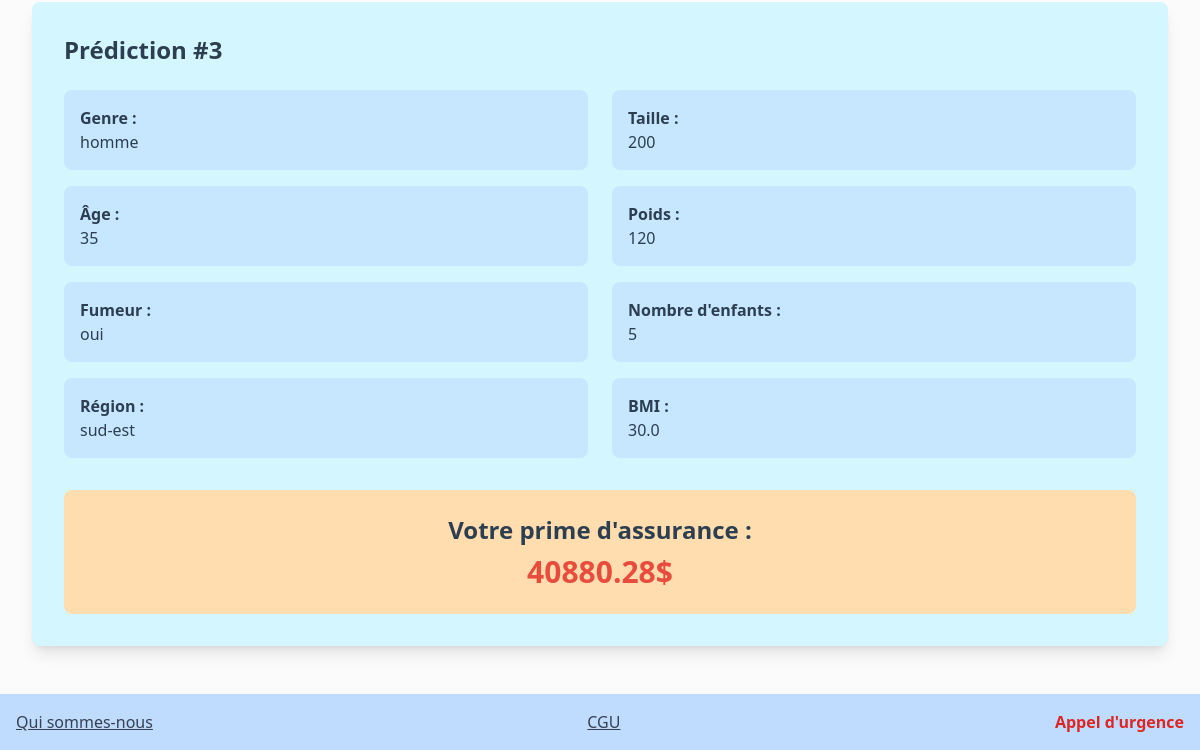
Page /authentication/historical/ (signed in, lower part) on the earlier database version.
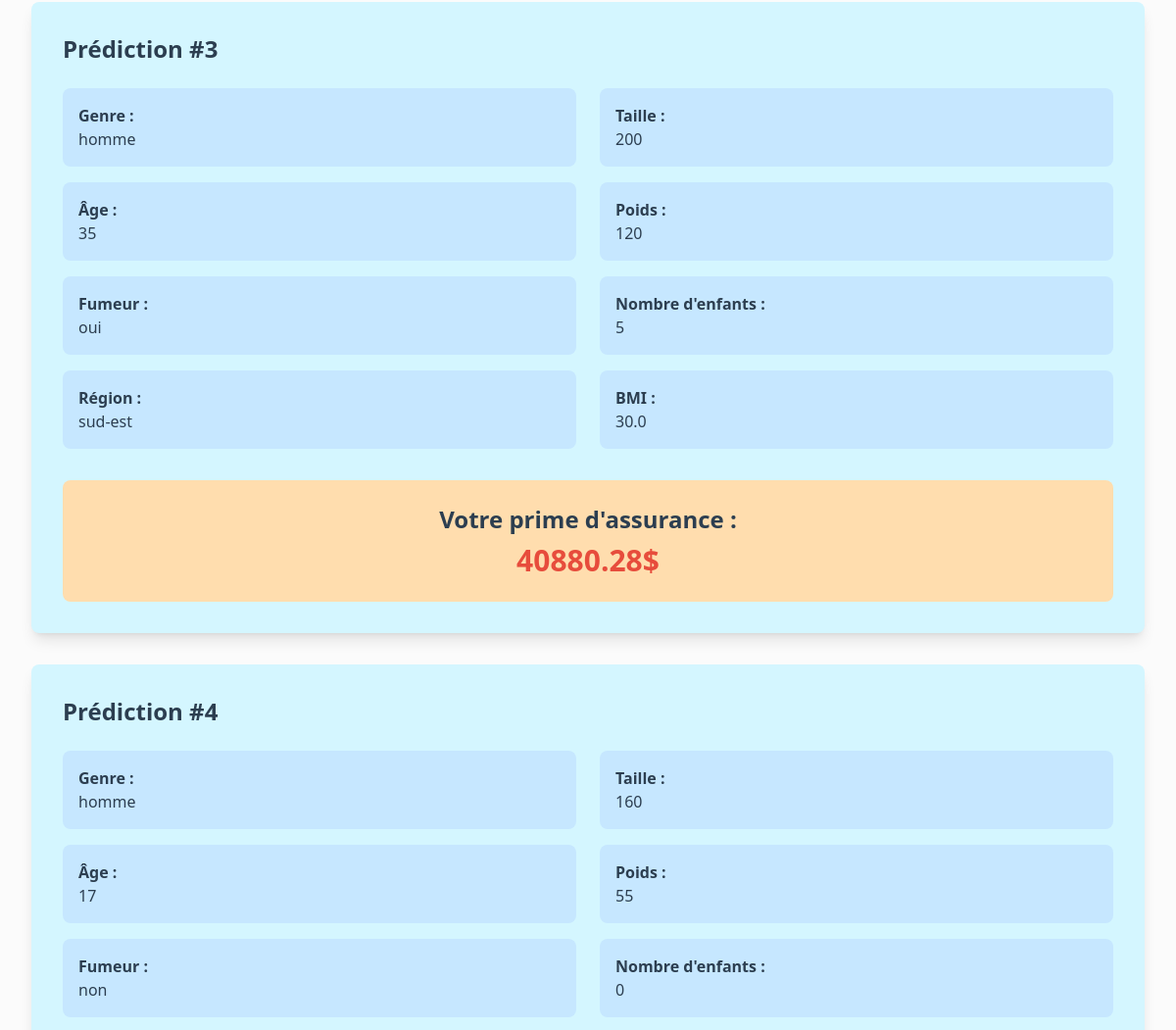
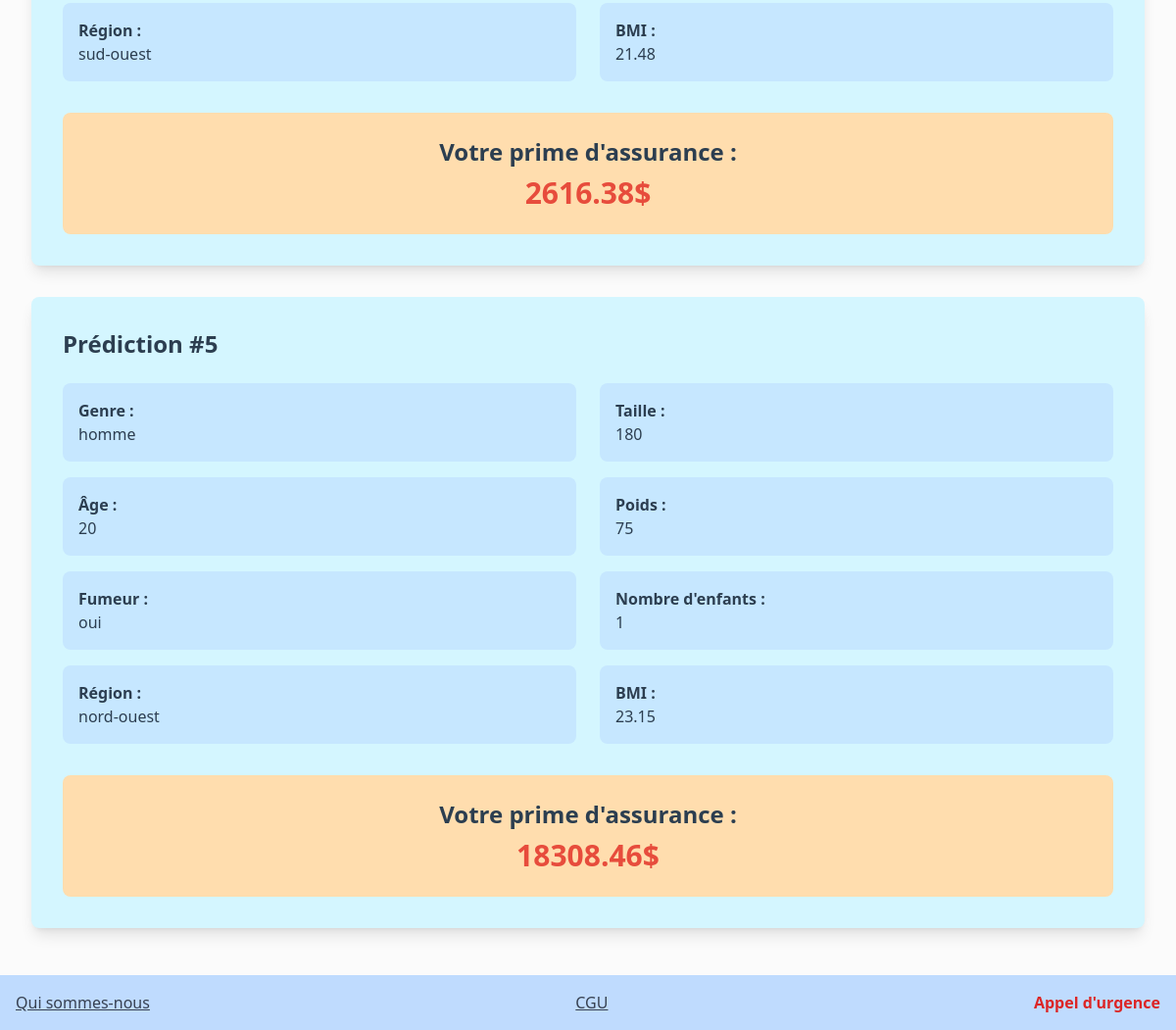
Same page on the later database version (2 pictures, top to bottom).
### authentication/models.py (models this page shows)
class Prediction(models.Model):
    class Is_smoker(models.TextChoices):
        oui = 'oui'
        non = 'non'
    class Genre(models.TextChoices):
        homme = 'homme'
        femme = 'femme'
    class Region(models.TextChoices):
        southwest = 'sud-ouest'
        northwest = 'nord-ouest'
        southeast = 'sud-est'
        northeast = 'nord-est'
    genre = models.CharField(choices=Genre.choices, max_length=10)
    is_smoker = models.CharField(choices=Is_smoker.choices, max_length=10)
    region = models.CharField(choices=Region.choices, max_length=10)
    age = models.IntegerField(validators=[MinValueValidator(16), MaxValueValidator(100)])
    weight = models.IntegerField(validators=[MinValueValidator(20), MaxValueValidator(450)])
    size = models.IntegerField(validators=[MinValueValidator(100), MaxValueValidator(260)])
    bmi = models.FloatField(null=True, blank=True)
    number_children = models.IntegerField(validators=[MinValueValidator(0), MaxValueValidator(100)])
    user = models.ForeignKey(User, null=True, on_delete=models.SET_NULL)
    prediction_charge = models.FloatField(null=True, blank=True)
    prediction_date = models.DateTimeField(blank=True, null=True)

### authentication/views.py (the view)
# urls.py: path('historical/', PredictionHistorical, name='historical'),
@login_required
def PredictionHistorical(request):
    predictions = Prediction.objects.filter(user=request.user)
    return render(request, 'authentication/prediction_historical.html', context={"predictions": predictions})

### authentication/templates/authentication/prediction_historical.html (shortened to what this page needs)
{% extends 'base.html' %}
{% block content %}
    <div class="min-h-screen bg-[#FBFBFB] py-12 px-4 sm:px-6 lg:px-8">
        <div class="mt-12 space-y-8">
            {% for prediction in predictions %}
                <div class="bg-[#D4F6FF] p-8 rounded-lg shadow-lg">
                    <h2 class="text-2xl font-semibold text-[#2c3e50] mb-6">Prédiction #{{ forloop.counter }}</h2>
                    <div class="grid grid-cols-1 md:grid-cols-2 gap-6">
                        <div class="space-y-4">
                            <div class="bg-[#C6E7FF] p-4 rounded-lg">
                                <p class="font-semibold text-[#2c3e50]">Genre :</p>
                                <p class="text-[#2c3e50]">{{ prediction.genre }}</p>
                            </div>
                            <div class="bg-[#C6E7FF] p-4 rounded-lg">
                                <p class="font-semibold text-[#2c3e50]">Âge :</p>
                                <p class="text-[#2c3e50]">{{ prediction.age }}</p>
                            </div>
                            <div class="bg-[#C6E7FF] p-4 rounded-lg">
                                <p class="font-semibold text-[#2c3e50]">Fumeur :</p>
                                <p class="text-[#2c3e50]">{{ prediction.is_smoker }}</p>
                            </div>
                            <div class="bg-[#C6E7FF] p-4 rounded-lg">
                                <p class="font-semibold text-[#2c3e50]">Région :</p>
                                <p class="text-[#2c3e50]">{{ prediction.region }}</p>
                            </div>
                        </div>
                        <div class="space-y-4">
                            <div class="bg-[#C6E7FF] p-4 rounded-lg">
                                <p class="font-semibold text-[#2c3e50]">Taille :</p>
                                <p class="text-[#2c3e50]">{{ prediction.size }}</p>
                            </div>
                            <div class="bg-[#C6E7FF] p-4 rounded-lg">
                                <p class="font-semibold text-[#2c3e50]">Poids :</p>
                                <p class="text-[#2c3e50]">{{ prediction.weight }}</p>
                            </div>
                            <div class="bg-[#C6E7FF] p-4 rounded-lg">
                                <p class="font-semibold text-[#2c3e50]">Nombre d'enfants :</p>
                                <p class="text-[#2c3e50]">{{ prediction.number_children }}</p>
                            </div>
                            <div class="bg-[#C6E7FF] p-4 rounded-lg">
                                <p class="font-semibold text-[#2c3e50]">BMI :</p>
                                <p class="text-[#2c3e50]">{{ prediction.bmi }}</p>
                            </div>
                        </div>
                    </div>
                    <div class="mt-8 bg-[#FFDDAE] p-6 rounded-lg text-center">
                        <p class="text-2xl font-bold text-[#2c3e50]">Votre prime d'assurance :</p>
                        <p class="text-3xl font-bold text-[#e74c3c] mt-2">{{ prediction.prediction_charge }}$</p>
                    </div>
                </div>
            {% endfor %}
        </div>
    </div>
{% endblock content %}

### templates/base.html (shortened to what this page needs)
{% load static %}
{% load static tailwind_tags %}
<!DOCTYPE html>
<html lang="fr">
<head>
    {% tailwind_css %}
    {% tailwind_css %}
    <link rel="stylesheet" href="{% static "css/styles.css" %}">
</head>
<body>
    <main class="w-full h-screen">
        {% block content %}{% endblock %}
    <main>
    {% include 'includes/footer.html' %}
</body>
</html>

### templates/includes/header.html (shortened to what this page needs)
{% load static %}

### templates/includes/footer.html
<footer class="bg-blue-200 p-4">
    <div class="flex justify-between items-center">
        <div class="flex space-x-6">
            <a href="#" class="text-gray-700">Qui sommes-nous</a>
        </div>
        <div class="flex-1 text-center">
            <a href="#" class="text-gray-700">CGU</a>
        </div>
        <div>
            <span class="text-red-600 font-bold">Appel d'urgence</span>
        </div>
    </div>
</footer>

### static/css/styles.css (style rules this page uses)
* { box-sizing: border-box; margin: 0; padding: 0; }
body { background-size: cover; background-repeat: no-repeat; background-position: center; position: relative; }
body::after { content: ""; position: absolute; top: 0; left: 0; width: 100%; height: 100%; background: rgba(255, 255, 255, 0.35); pointer-events: none; z-index: -1; }
footer { background-color: #C6E7FF; padding: 1rem; text-align: center; }
footer a { color: #4a4a4a; text-decoration: underline; }

Differences in the rows shown:
added Prediction: genre "homme", age "17", is_smoker "non", region "sud-ouest", size "160", weight "55", number_children "0", bmi "21.48", prediction_charge "2616.38"
added Prediction: genre "homme", age "20", is_smoker "oui", region "nord-ouest", size "180", weight "75", number_children "1", bmi "23.15", prediction_charge "18308.46"
